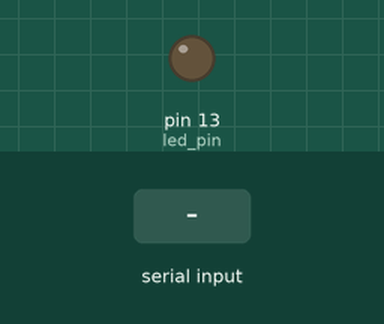
Recording of a sketch running on a simulated Arduino Uno, built with avr-gcc and run on an emulated ATmega328P. On the bench: output pins drawn as LEDs (lit = HIGH). Inputs (shaded band) come from the test bench.

Above: at 1.2 s.
1.3 s: "H" received over Serial
At 2.5 s:
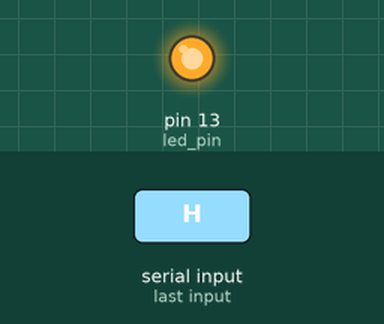
2.8 s: "L" received over Serial
At 3.7 s:
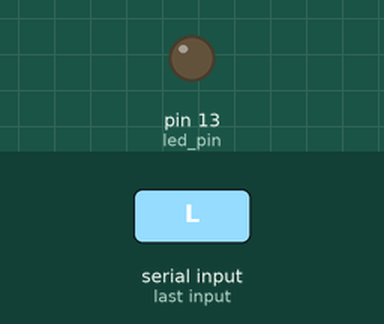
Timing chart, 0 to 5.8 s (numbered marks = the images above; inputs shaded):
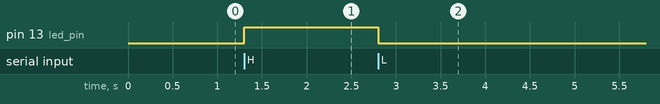

The sketch:

arduino.ino
```cpp
#include <Arduino.h>

#define led_pin LED_BUILTIN

void setup() {
  Serial.begin(115200);
  pinMode(led_pin, OUTPUT);
}

void loop() {
  if (Serial.available() > 0) {
    char inByte = Serial.read();
    if (inByte > 0) {
      if (inByte == 'H') {
        digitalWrite(led_pin, HIGH);
      } else if (inByte == 'L') {
        digitalWrite(led_pin, LOW);
      }
    }
  }
}
```

Measured:
- after the input at 1.3 s, pin 13 (led_pin): LOW → HIGH at once
- after the input at 2.8 s, pin 13 (led_pin): HIGH → LOW at once
